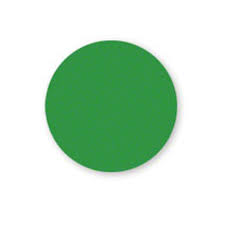
#> input picture source_image.jpg, 225 x 225 px
$ python '21_Matching Contours (Template Matching).py'
#> lines starting #> are read from the running program, lines starting #| are printed output that depends on the picture; after the words box and inside, x2 and y2 are one past the last pixel; in counts of white or black regions, pixels touching at a corner belong together
# ## Match the Contour Shapes


# Import necessary libraries
import cv2
import numpy as np

# Loading the reference input image
input_image = cv2.imread('source_image.jpg',0)
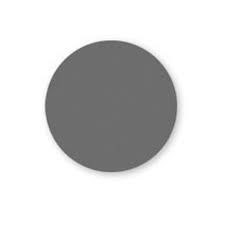
#> input_image: shape (225, 225); min 87, max 255, mean 214.6
cv2.imshow('Input Image', input_image)
cv2.waitKey()

# Loading the target image containing the shapes to be matched
target_image = cv2.imread('target_image.jpg')
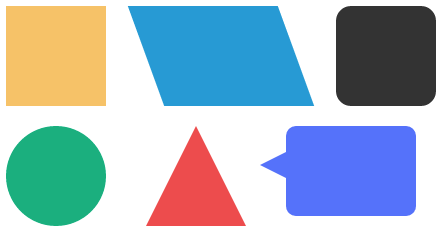
#> input picture target_image.jpg, 448 x 232 px
#> target_image is the input picture: shape (232, 448, 3); mean B, G, R 196.1, 184.5, 166.1
target_grayscale_img = cv2.cvtColor(target_image,cv2.COLOR_BGR2GRAY)
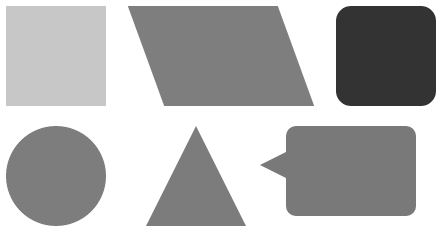
#> target_grayscale_img: shape (232, 448); min 51, max 255, mean 180.2

# Apply Thresholding on both of the images
ret, thresh1 = cv2.threshold(input_image, 127, 255, 0)
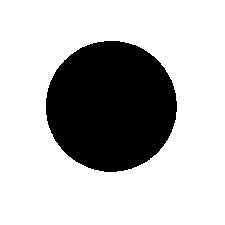
#> thresh1: shape (225, 225); 73.4% white; 1 black region, box (x1, y1, x2, y2) and area: (46, 41, 177, 172) 13442
ret, thresh2 = cv2.threshold(target_grayscale_img, 127, 255, 0)
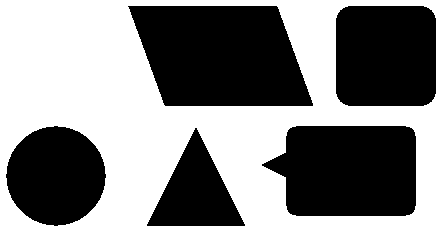
#> thresh2: shape (232, 448); 52.7% white; 5 black regions

# Find contours in input image
contours, hierarchy = cv2.findContours(thresh1, cv2.RETR_CCOMP, cv2.CHAIN_APPROX_SIMPLE)
#> contours = 2 contours; box (x1, y1, x2, y2) and area: (0, 0, 225, 225) 50176, (45, 40, 178, 173) 13628

# Extract the second largest contour that will treated as input image contour ecause first larget
# image depicts the boundary of entire image
sec_lar_contour = contours[1]
#> sec_lar_contour = contour of 193 points, box (x1, y1, x2, y2) (45, 40, 178, 173), area 13628

# Extract contours from target image
contours, hierarchy = cv2.findContours(thresh2, cv2.RETR_CCOMP, cv2.CHAIN_APPROX_SIMPLE)
#> contours = 6 contours; box (x1, y1, x2, y2) and area: (0, 0, 448, 232) 103257, (127, 5, 314, 107) 15140, (261, 125, 417, 217) 12107, (335, 5, 437, 107) 9975, (5, 125, 107, 227) 7823, (146, 127, 246, 227) 5047

# Function to iterate through each contour in the target image and compare contour shapes
for cont in contours:
    match = cv2.matchShapes(sec_lar_contour, cont, 1, 0.0)
    if match < 0.20:
        closest_contour = cont
    else:
        closest_contour = []
#> this loop made 6 passes
#> (match, closest_contour) on pass 1: (0.197, [[0, 0], [0, 231], [447, 231], [447, 0]])
#> match on passes 2 to 6: 0.152, 0.0855, 3.83e-05, 0.0219, 0.122

cv2.drawContours(target_image, [closest_contour], -1, (0,0,255), 4)
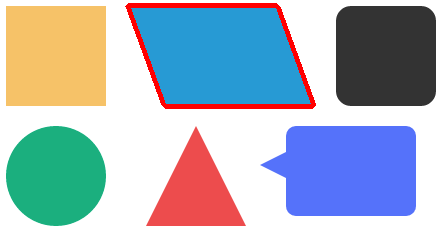
#> target_image: shape (232, 448, 3); 2.39% of pixels changed, all inside (x1, y1, x2, y2) = (125, 3, 316, 109)
cv2.imshow('Output Image', target_image)
cv2.waitKey()
cv2.destroyAllWindows()
